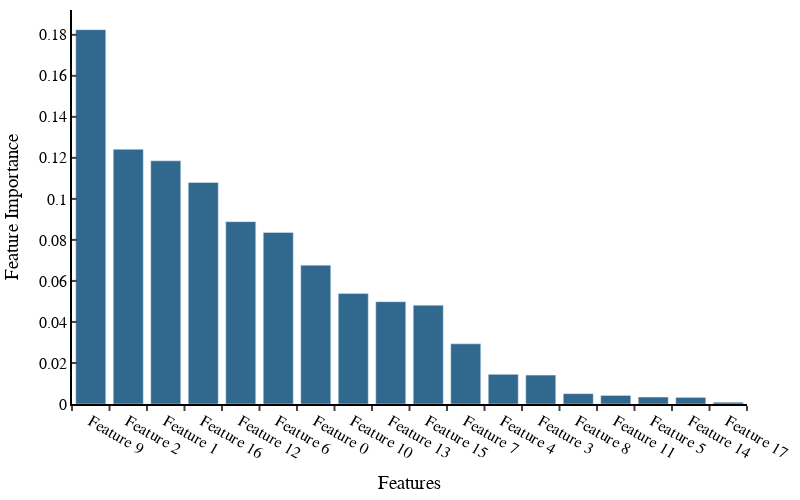

The notebook cell this image was saved under:
### Markdown cell above
### Hyperparameters should be:
- n_estimators = 100
- max_depth = 20
- min_samples_split = 2
- min_samples_leaf = 1
- max_features = sqrt

### Code cell
model.fit(PHFs, target)
# Get the feature importances
importances = model.feature_importances_

# Get the names of the features
feature_names = PHFs.columns.tolist()

import plotly.graph_objects as go

# Sort the feature importances in descending order
indices = np.argsort(importances)[::-1]

# Create the bar plot
fig = go.Figure(data=go.Bar(
    x=[feature_names[i] for i in indices],
    y=importances[indices],
    marker_color='rgb(49, 104, 142)'
))

# Set the layout
fig.update_layout(
    xaxis=dict(
        title="Features",
        showline=True,
        linewidth=2,
        linecolor='black',
        ticks='outside',
        tickson = "boundaries",
        tickwidth=2,
        ticklen=5
    ),
    yaxis=dict(
        title="Feature Importance",
        showline=True,
        linewidth=2,
        linecolor='black',
        ticks='inside',
        tickwidth=2,
        ticklen=5
    ),
    barmode='group',
    width=800,
    height=500,
    plot_bgcolor='white',
    paper_bgcolor='white',
    font=dict(family='Helvetica', size=16, color='black'),
    margin=dict(l=10, r=10, b=10, t=10),
    legend=dict(
        title=dict(
            text="Unit Cell Size",
            font=dict(
                family='Helvetica',
                size=16,
                color='black'
            )
        )
    )
)
# Show the plot
fig.show()

### Figure 1 — Plotly figure (JSON) as saved in the notebook; plotly's stock layout.template omitted (floating-point values rounded to 4 significant figures)
{"data": [{"marker": {"color": "rgb(49, 104, 142)"}, "type": "bar", "x": ["Feature 9", "Feature 2", "Feature 1", "Feature 16", "Feature 12", "Feature 6", "Feature 0", "Feature 10", "Feature 13", "Feature 15", "Feature 7", "Feature 4", "Feature 3", "Feature 8", "Feature 11", "Feature 5", "Feature 14", "Feature 17"], "y": [0.1825, 0.1242, 0.1186, 0.108, 0.0889, 0.08363, 0.0677, 0.05391, 0.04987, 0.04819, 0.02934, 0.01447, 0.0141, 0.005035, 0.004173, 0.003391, 0.003217, 0.0008513]}], "layout": {"barmode": "group", "font": {"color": "black", "family": "Helvetica", "size": 16}, "height": 500, "legend": {"title": {"font": {"color": "black", "family": "Helvetica", "size": 16}, "text": "Unit Cell Size"}}, "margin": {"b": 10, "l": 10, "r": 10, "t": 10}, "paper_bgcolor": "white", "plot_bgcolor": "white", "width": 800, "xaxis": {"linecolor": "black", "linewidth": 2, "showline": true, "ticklen": 5, "ticks": "outside", "tickson": "boundaries", "tickwidth": 2, "title": {"text": "Features"}}, "yaxis": {"linecolor": "black", "linewidth": 2, "showline": true, "ticklen": 5, "ticks": "inside", "tickwidth": 2, "title": {"text": "Feature Importance"}}}}
